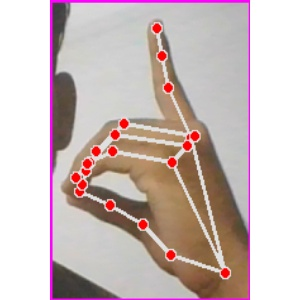
#> input picture Test Images/test_2.jpg, 300 x 300 px, found by its file name
$ python hole_filling.py
#> lines starting #> are read from the running program, lines starting #| are printed output that depends on the picture; after the words box and inside, x2 and y2 are one past the last pixel; in counts of white or black regions, pixels touching at a corner belong together
import matplotlib.pyplot as plt
import numpy as np
import cv2

def custom_imread(file_path, grayscale=True):
#> called with file_path = 'Test Images/test_2.jpg', grayscale = True
    image = plt.imread(file_path)
#> image is the input picture: shape (300, 300, 3); mean R, G, B 204.4, 188.4, 186.8
    if grayscale:
        image = np.dot(image[..., :3], [0.2989, 0.5870, 0.1140])  # Convert to grayscale manually
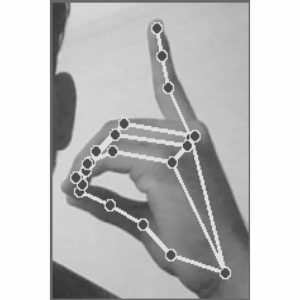
#> image: shape (300, 300) float64; min 49.83, max 255, mean 193
    return image.astype(np.uint8)

def custom_threshold(image, threshold):
#> called with threshold = 128
    thresholded_image = (image > threshold) * 255
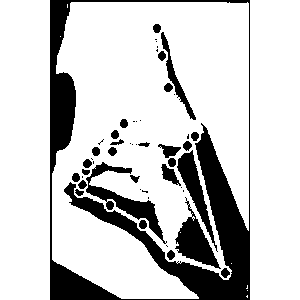
#> thresholded_image: shape (300, 300) int64; 80.1% white; 50 black regions (22 under 20 px), largest, box (x1, y1, x2, y2) and area: (50, 0, 250, 300) 12088, (86, 162, 167, 244) 1432, (175, 197, 221, 269) 1245
    return thresholded_image.astype(np.uint8)

def perform_image_processing(input_path, output_path):
    # Load image using custom function
    image = custom_imread(input_path)

    # Binarize the image using custom thresholding
    manual_threshold = 128  # Adjust threshold as needed
    binary_image = custom_threshold(image, manual_threshold)

    # Perform morphological closing to fill holes
    kernel_size = (22, 22)  # Adjust kernel size as needed
    kernel = np.ones(kernel_size, np.uint8)
    filled_image = cv2.morphologyEx(binary_image, cv2.MORPH_CLOSE, kernel)
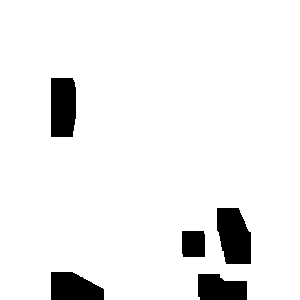
#> filled_image: shape (300, 300); 93.5% white; 5 black regions, box (x1, y1, x2, y2) and area: (217, 208, 251, 264) 1562, (51, 78, 76, 137) 1424, (51, 272, 104, 300) 1211, (198, 274, 247, 300) 1088, (182, 231, 205, 257) 592

    # Show original image, binary image, and filled image side-by-side
    fig, axs = plt.subplots(1, 2, figsize=(10, 10))
    axs[0].imshow(image, cmap='gray')
    axs[0].set_title('Original')

    axs[1].imshow(filled_image, cmap='gray')
    axs[1].set_title('Filled')

    plt.show()
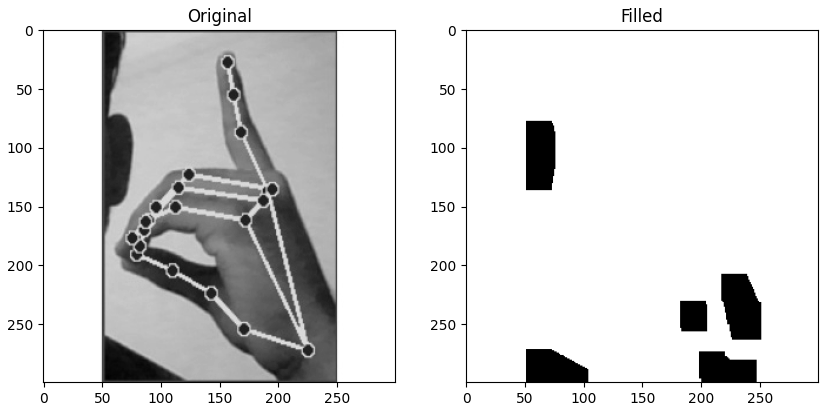
#> figure drawn by matplotlib, 2 panels

    # Save the filled image
    cv2.imwrite(output_path, filled_image)

# Example usage
input_path = r"Test Images/test_2.jpg"
output_path = r"Test Images/Output/Hanish"
perform_image_processing(input_path, output_path)

$ run again, with Test Images/test_1.jpg copied over Test Images/test_2.jpg
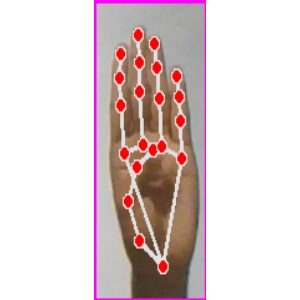
#> input picture Test Images/test_1.jpg, 300 x 300 px, found by its file name
#> in custom_imread, image is the input picture: shape (300, 300, 3); mean R, G, B 222.9, 208.7, 209
#> image: shape (300, 300) float64
#> in custom_threshold, `thresholded_image = (image > threshold) * 255`:
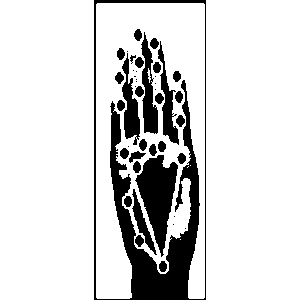
#> thresholded_image: shape (300, 300) int64; 84.5% white; 43 black regions (14 under 20 px), largest, box (x1, y1, x2, y2) and area: (94, 0, 206, 300) 7118, (135, 155, 178, 257) 2250, (141, 32, 158, 134) 918
#> filled_image: shape (300, 300); 95.9% white; 3 black regions, box (x1, y1, x2, y2) and area: (133, 261, 189, 300) 1772, (142, 168, 176, 215) 1448, (170, 243, 192, 266) 506
#> in perform_image_processing, `plt.show()`:
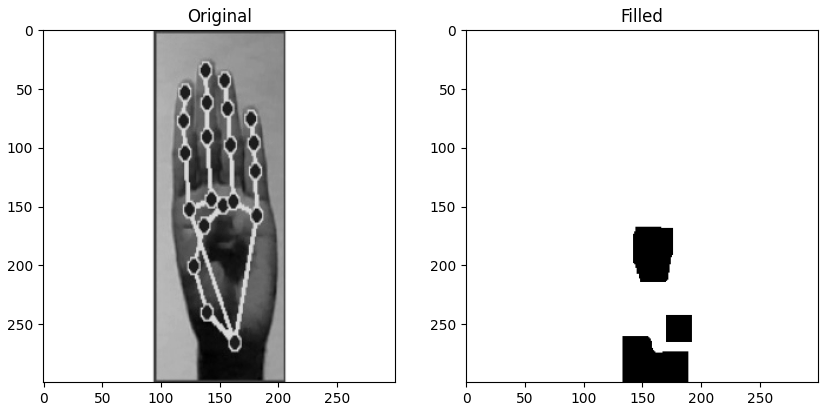
#> figure drawn by matplotlib, 2 panels
